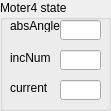
   <widget class="QGroupBox" name="grpMoter4State">
    <property name="geometry">
     <rect>
      <x>1210</x>
      <y>320</y>
      <width>111</width>
      <height>111</height>
     </rect>
    </property>
    <property name="title">
     <string>Moter4 state</string>
    </property>
    <widget class="QLabel" name="labMoter4AbsAngle">
     <property name="geometry">
      <rect>
       <x>10</x>
       <y>20</y>
       <width>54</width>
       <height>12</height>
      </rect>
     </property>
     <property name="text">
      <string>absAngle</string>
     </property>
    </widget>
    <widget class="QLabel" name="labMoter4AddAngle">
     <property name="geometry">
      <rect>
       <x>10</x>
       <y>50</y>
       <width>54</width>
       <height>16</height>
      </rect>
     </property>
     <property name="text">
      <string>incNum</string>
     </property>
    </widget>
    <widget class="QLabel" name="labMoter4Current">
     <property name="geometry">
      <rect>
       <x>10</x>
       <y>80</y>
       <width>54</width>
       <height>16</height>
      </rect>
     </property>
     <property name="text">
      <string>current</string>
     </property>
    </widget>
    <widget class="QLineEdit" name="edtMoter4AbsAngle">
     <property name="geometry">
      <rect>
       <x>60</x>
       <y>20</y>
       <width>41</width>
       <height>20</height>
      </rect>
     </property>
    </widget>
    <widget class="QLineEdit" name="edtMoter4AddAngle">
     <property name="geometry">
      <rect>
       <x>60</x>
       <y>50</y>
       <width>41</width>
       <height>20</height>
      </rect>
     </property>
    </widget>
    <widget class="QLineEdit" name="edtMoter4Current">
     <property name="geometry">
      <rect>
       <x>60</x>
       <y>80</y>
       <width>41</width>
       <height>20</height>
      </rect>
     </property>
    </widget>
   </widget>
